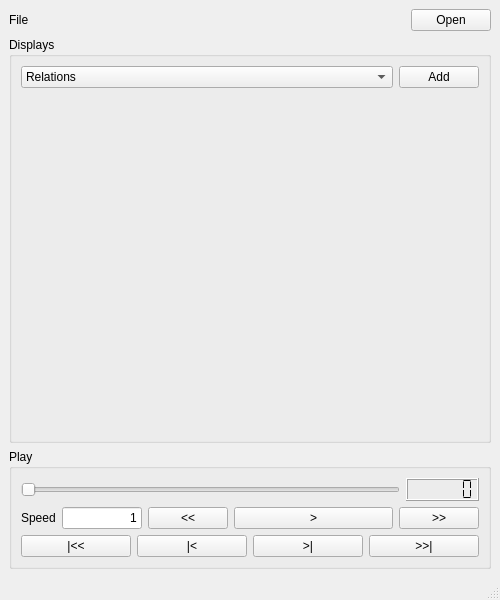
<ui version="4.0" >
 <class>Replay</class>
 <widget class="QMainWindow" name="Replay" >
  <property name="geometry" >
   <rect>
    <x>0</x>
    <y>0</y>
    <width>500</width>
    <height>600</height>
   </rect>
  </property>
  <property name="windowTitle" >
   <string>Roby - Replay</string>
  </property>
  <widget class="QWidget" name="centralwidget" >
   <layout class="QVBoxLayout" >
    <property name="margin" >
     <number>9</number>
    </property>
    <property name="spacing" >
     <number>6</number>
    </property>
    <item>
     <layout class="QHBoxLayout" >
      <property name="margin" >
       <number>0</number>
      </property>
      <property name="spacing" >
       <number>6</number>
      </property>
      <item>
       <widget class="QLabel" name="textLabel1_2" >
        <property name="text" >
         <string>File</string>
        </property>
        <property name="wordWrap" >
         <bool>false</bool>
        </property>
       </widget>
      </item>
      <item>
       <widget class="QLabel" name="file_name" >
        <property name="sizePolicy" >
         <sizepolicy>
          <hsizetype>3</hsizetype>
          <vsizetype>5</vsizetype>
          <horstretch>0</horstretch>
          <verstretch>0</verstretch>
         </sizepolicy>
        </property>
        <property name="text" >
         <string/>
        </property>
        <property name="wordWrap" >
         <bool>false</bool>
        </property>
       </widget>
      </item>
      <item>
       <widget class="QPushButton" name="file_open" >
        <property name="text" >
         <string>Open</string>
        </property>
       </widget>
      </item>
     </layout>
    </item>
    <item>
     <widget class="QGroupBox" name="groupBox_2" >
      <property name="title" >
       <string>Displays</string>
      </property>
      <layout class="QVBoxLayout" >
       <property name="margin" >
        <number>9</number>
       </property>
       <property name="spacing" >
        <number>6</number>
       </property>
       <item>
        <layout class="QHBoxLayout" >
         <property name="margin" >
          <number>0</number>
         </property>
         <property name="spacing" >
          <number>6</number>
         </property>
         <item>
          <widget class="QComboBox" name="display_types" >
           <property name="sizePolicy" >
            <sizepolicy>
             <hsizetype>5</hsizetype>
             <vsizetype>0</vsizetype>
             <horstretch>1</horstretch>
             <verstretch>0</verstretch>
            </sizepolicy>
           </property>
           <item>
            <property name="text" >
             <string>Relations</string>
            </property>
           </item>
          </widget>
         </item>
         <item>
          <widget class="QPushButton" name="display_add" >
           <property name="text" >
            <string>Add</string>
           </property>
          </widget>
         </item>
        </layout>
       </item>
       <item>
        <widget class="QToolBox" name="displays" >
         <property name="sizePolicy" >
          <sizepolicy>
           <hsizetype>5</hsizetype>
           <vsizetype>7</vsizetype>
           <horstretch>0</horstretch>
           <verstretch>0</verstretch>
          </sizepolicy>
         </property>
         <property name="currentIndex" >
          <number>-1</number>
         </property>
        </widget>
       </item>
      </layout>
     </widget>
    </item>
    <item>
     <widget class="QGroupBox" name="groupBox" >
      <property name="title" >
       <string>Play</string>
      </property>
      <layout class="QVBoxLayout" >
       <property name="margin" >
        <number>9</number>
       </property>
       <property name="spacing" >
        <number>6</number>
       </property>
       <item>
        <layout class="QHBoxLayout" >
         <property name="margin" >
          <number>0</number>
         </property>
         <property name="spacing" >
          <number>6</number>
         </property>
         <item>
          <widget class="QSlider" name="sld_position" >
           <property name="orientation" >
            <enum>Qt::Horizontal</enum>
           </property>
          </widget>
         </item>
         <item>
          <widget class="QLCDNumber" name="dsp_position" >
           <property name="numDigits" >
            <number>6</number>
           </property>
           <property name="segmentStyle" >
            <enum>QLCDNumber::Flat</enum>
           </property>
           <property name="value" stdset="0" >
            <double>0.000000000000000</double>
           </property>
          </widget>
         </item>
        </layout>
       </item>
       <item>
        <layout class="QHBoxLayout" >
         <property name="margin" >
          <number>0</number>
         </property>
         <property name="spacing" >
          <number>6</number>
         </property>
         <item>
          <widget class="QLabel" name="textLabel1" >
           <property name="text" >
            <string>Speed</string>
           </property>
           <property name="wordWrap" >
            <bool>false</bool>
           </property>
          </widget>
         </item>
         <item>
          <widget class="QLineEdit" name="edt_speed" >
           <property name="sizePolicy" >
            <sizepolicy>
             <hsizetype>1</hsizetype>
             <vsizetype>0</vsizetype>
             <horstretch>1</horstretch>
             <verstretch>0</verstretch>
            </sizepolicy>
           </property>
           <property name="maximumSize" >
            <size>
             <width>80</width>
             <height>32767</height>
            </size>
           </property>
           <property name="toolTip" >
            <string>&lt;html>&lt;head>&lt;meta name="qrichtext" content="1" />&lt;style type="text/css">
p, li { white-space: pre-wrap; }
&lt;/style>&lt;/head>&lt;body style=" font-family:'Sans Serif'; font-size:9pt; font-weight:400; font-style:normal; text-decoration:none;">
&lt;p style=" margin-top:0px; margin-bottom:0px; margin-left:0px; margin-right:0px; -qt-block-indent:0; text-indent:0px;">&lt;span style=" font-weight:600;">Current playing speed&lt;/span>&lt;/p>
&lt;p style=" margin-top:0px; margin-bottom:0px; margin-left:0px; margin-right:0px; -qt-block-indent:0; text-indent:0px; font-weight:600;">&lt;span style=" font-weight:400;">it is the factor between the time in the log file and the time of replay. For instance, 2 means that we replay twice as fast as in reality.&lt;/span>&lt;/p>
&lt;p style="-qt-paragraph-type:empty; margin-top:0px; margin-bottom:0px; margin-left:0px; margin-right:0px; -qt-block-indent:0; text-indent:0px;">&lt;/p>&lt;/body>&lt;/html></string>
           </property>
           <property name="text" >
            <string>1</string>
           </property>
           <property name="alignment" >
            <set>Qt::AlignRight</set>
           </property>
          </widget>
         </item>
         <item>
          <widget class="QPushButton" name="btn_slower" >
           <property name="toolTip" >
            <string>&lt;html>&lt;head>&lt;meta name="qrichtext" content="1" />&lt;style type="text/css">
p, li { white-space: pre-wrap; }
&lt;/style>&lt;/head>&lt;body style=" font-family:'Sans Serif'; font-size:9pt; font-weight:400; font-style:normal; text-decoration:none;">
&lt;p style=" margin-top:0px; margin-bottom:0px; margin-left:0px; margin-right:0px; -qt-block-indent:0; text-indent:0px;">Decrease speed&lt;/p>&lt;/body>&lt;/html></string>
           </property>
           <property name="text" >
            <string>&lt;&lt;</string>
           </property>
          </widget>
         </item>
         <item>
          <widget class="QPushButton" name="btn_play" >
           <property name="sizePolicy" >
            <sizepolicy>
             <hsizetype>3</hsizetype>
             <vsizetype>0</vsizetype>
             <horstretch>2</horstretch>
             <verstretch>0</verstretch>
            </sizepolicy>
           </property>
           <property name="toolTip" >
            <string>&lt;html>&lt;head>&lt;meta name="qrichtext" content="1" />&lt;style type="text/css">
p, li { white-space: pre-wrap; }
&lt;/style>&lt;/head>&lt;body style=" font-family:'Sans Serif'; font-size:9pt; font-weight:400; font-style:normal; text-decoration:none;">
&lt;p style=" margin-top:0px; margin-bottom:0px; margin-left:0px; margin-right:0px; -qt-block-indent:0; text-indent:0px;">Play&lt;/p>&lt;/body>&lt;/html></string>
           </property>
           <property name="text" >
            <string>></string>
           </property>
           <property name="shortcut" >
            <string/>
           </property>
           <property name="checkable" >
            <bool>true</bool>
           </property>
          </widget>
         </item>
         <item>
          <widget class="QPushButton" name="btn_faster" >
           <property name="toolTip" >
            <string>&lt;html>&lt;head>&lt;meta name="qrichtext" content="1" />&lt;style type="text/css">
p, li { white-space: pre-wrap; }
&lt;/style>&lt;/head>&lt;body style=" font-family:'Sans Serif'; font-size:9pt; font-weight:400; font-style:normal; text-decoration:none;">
&lt;p style=" margin-top:0px; margin-bottom:0px; margin-left:0px; margin-right:0px; -qt-block-indent:0; text-indent:0px;">Increase speed&lt;/p>&lt;/body>&lt;/html></string>
           </property>
           <property name="text" >
            <string>>></string>
           </property>
          </widget>
         </item>
        </layout>
       </item>
       <item>
        <layout class="QHBoxLayout" >
         <property name="margin" >
          <number>0</number>
         </property>
         <property name="spacing" >
          <number>6</number>
         </property>
         <item>
          <widget class="QPushButton" name="btn_seek_start" >
           <property name="toolTip" >
            <string>&lt;html>&lt;head>&lt;meta name="qrichtext" content="1" />&lt;style type="text/css">
p, li { white-space: pre-wrap; }
&lt;/style>&lt;/head>&lt;body style=" font-family:'Sans Serif'; font-size:9pt; font-weight:400; font-style:normal; text-decoration:none;">
&lt;p style=" margin-top:0px; margin-bottom:0px; margin-left:0px; margin-right:0px; -qt-block-indent:0; text-indent:0px;">Go to start&lt;/p>&lt;/body>&lt;/html></string>
           </property>
           <property name="text" >
            <string>|&lt;&lt;</string>
           </property>
           <property name="shortcut" >
            <string/>
           </property>
          </widget>
         </item>
         <item>
          <widget class="QPushButton" name="btn_seek_previous" >
           <property name="toolTip" >
            <string>&lt;html>&lt;head>&lt;meta name="qrichtext" content="1" />&lt;style type="text/css">
p, li { white-space: pre-wrap; }
&lt;/style>&lt;/head>&lt;body style=" font-family:'Sans Serif'; font-size:9pt; font-weight:400; font-style:normal; text-decoration:none;">
&lt;p style=" margin-top:0px; margin-bottom:0px; margin-left:0px; margin-right:0px; -qt-block-indent:0; text-indent:0px;">Go back one step&lt;/p>&lt;/body>&lt;/html></string>
           </property>
           <property name="text" >
            <string>|&lt;</string>
           </property>
           <property name="shortcut" >
            <string/>
           </property>
          </widget>
         </item>
         <item>
          <widget class="QPushButton" name="btn_seek_next" >
           <property name="toolTip" >
            <string>&lt;html>&lt;head>&lt;meta name="qrichtext" content="1" />&lt;style type="text/css">
p, li { white-space: pre-wrap; }
&lt;/style>&lt;/head>&lt;body style=" font-family:'Sans Serif'; font-size:9pt; font-weight:400; font-style:normal; text-decoration:none;">
&lt;p style=" margin-top:0px; margin-bottom:0px; margin-left:0px; margin-right:0px; -qt-block-indent:0; text-indent:0px;">Go forward one step&lt;/p>&lt;/body>&lt;/html></string>
           </property>
           <property name="text" >
            <string>>|</string>
           </property>
          </widget>
         </item>
         <item>
          <widget class="QPushButton" name="btn_seek_end" >
           <property name="toolTip" >
            <string>&lt;html>&lt;head>&lt;meta name="qrichtext" content="1" />&lt;style type="text/css">
p, li { white-space: pre-wrap; }
&lt;/style>&lt;/head>&lt;body style=" font-family:'Sans Serif'; font-size:9pt; font-weight:400; font-style:normal; text-decoration:none;">
&lt;p style=" margin-top:0px; margin-bottom:0px; margin-left:0px; margin-right:0px; -qt-block-indent:0; text-indent:0px;">Go to end&lt;/p>&lt;/body>&lt;/html></string>
           </property>
           <property name="text" >
            <string>>>|</string>
           </property>
          </widget>
         </item>
        </layout>
       </item>
      </layout>
     </widget>
    </item>
   </layout>
  </widget>
  <widget class="QStatusBar" name="statusbar" />
 </widget>
 <resources/>
 <connections/>
</ui>
